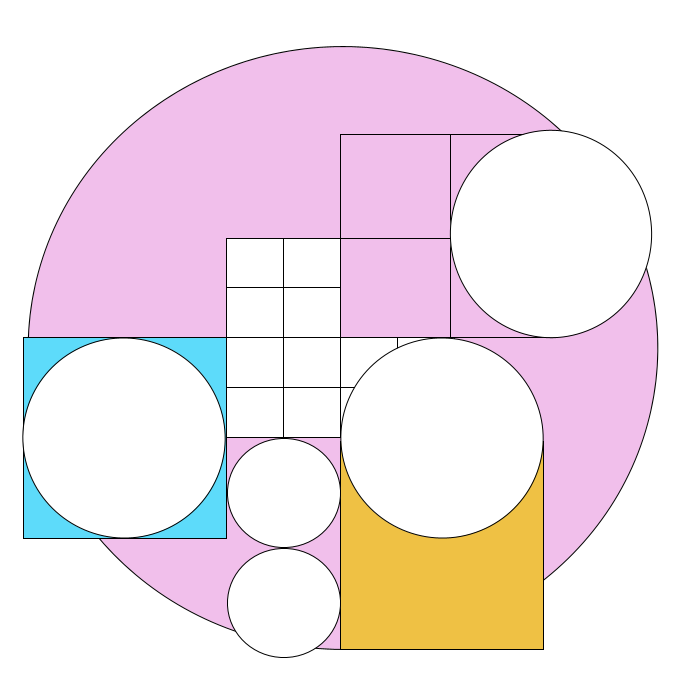
Frame 1 (no input)
Frame 60 (the mouse pressed at the canvas centre just before this capture): identical to frame 1, image omitted
Frame 120 (the mouse held since frame 60 and released just before this capture): identical to frame 1, image omitted

The Processing sketch that drew this single still picture (run headless with seeded random() and noise(); from frame 60 on, the mouse is pressed at the canvas centre):

// Processing sketch: Assignment1_v3
// ── Assignment1_v3.pde
//Inspo link https://sasj.tumblr.com/post/656544818625986560/geometric-shapes-210712

void setup() {
 size(700, 700);

}

void draw() {
background(255);
stroke(0);

//big purple background ball
fill(241, 191, 235);
arc(343, 348, 629, 602, 217, 231);

//purple square grid
rect(450, 134, 110, 104, 0);
rect(340, 134, 110, 104, 0);
rect(340, 238, 110, 99, 0);
rect(450, 238, 105, 99, 0);

//white square grid
fill(255);
rect(283, 238, 57, 50);
rect(283, 287, 57, 50);
rect(226, 238, 57, 50);
rect(226, 337, 57, 50);
rect(283, 337, 57, 50);
rect(226, 387, 57, 50);
rect(283, 387, 57, 50);
rect(340, 387, 57, 50);
rect(340, 337, 57, 50);
rect(397, 337, 57, 50);
rect(226, 287, 57, 50);

//bottom right yellow rect
fill(239, 193, 68);
rect(340, 441, 203, 208);

fill(255);
//top right big circle
arc(551, 234, 202, 207, 628, 756);

//bottom right big circle
arc(442, 438, 202, 200, 584, 700);

//two small circles top-bottom
arc(284, 493, 113, 109, 600, 700);
arc(284, 603, 113, 109, 600, 700);

//bottom left blue square
fill(93, 219, 250);
rect(23, 337, 203, 201);

//bottom left big circle
fill(255);
arc(124, 438, 202, 200, 584, 700);

  // this saves the canvas on the first frame
  // so we can get a clean image of the output easily
  if(frameCount == 1) {
    String filename = "output";
    save(filename + ".png");
    print("canvas saved as " + filename + ".png");
  }
}
